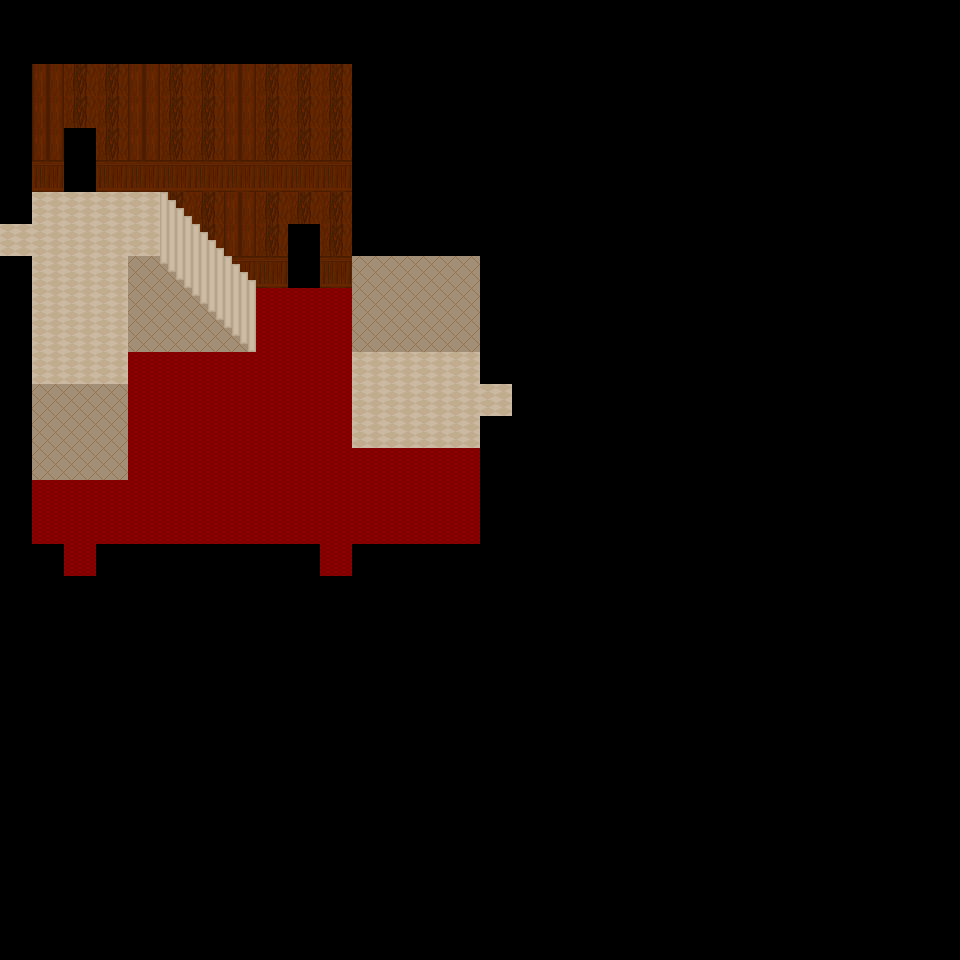

The image is a tile-based game level rendered from a .tmx file. Its description and complete source (layers, tilesets, objects, tile grids) follow:
An orthogonal 30x30 tile map with 32x32 px tiles, 2 tile layers (Tile Layer 1, Tile Layer 2).

<map version="1.0" orientation="orthogonal" renderorder="right-down" width="30" height="30" tilewidth="32" tileheight="32" nextobjectid="1">
 <tileset firstgid="1" name="grand" tilewidth="32" tileheight="32" tilecount="80" columns="10">
  <image source="../tiles/grand.png" trans="ffffff" width="320" height="256" />
 </tileset>
 <layer name="Tile Layer 1" width="30" height="30" opacity="0.99">
  <data encoding="csv">
0,0,0,0,0,0,0,0,0,0,0,0,0,0,0,0,0,0,0,0,0,0,0,0,0,0,0,0,0,0,
0,0,0,0,0,0,0,0,0,0,0,0,0,0,0,0,0,0,0,0,0,0,0,0,0,0,0,0,0,0,
0,36,47,47,36,47,47,36,47,47,47,0,0,0,0,0,0,0,0,0,0,0,0,0,0,0,0,0,0,0,
0,36,47,47,36,47,47,36,47,47,47,0,0,0,0,0,0,0,0,0,0,0,0,0,0,0,0,0,0,0,
0,36,0,47,36,47,47,36,47,47,47,0,0,0,0,0,0,0,0,0,0,0,0,0,0,0,0,0,0,0,
0,37,0,37,37,37,37,37,37,37,37,0,0,0,0,0,0,0,0,0,0,0,0,0,0,0,0,0,0,0,
0,5,5,5,5,47,47,36,47,47,47,0,0,0,0,0,0,0,0,0,0,0,0,0,0,0,0,0,0,0,
5,5,5,5,5,47,47,36,47,0,47,0,0,0,0,0,0,0,0,0,0,0,0,0,0,0,0,0,0,0,
0,5,5,5,6,6,47,37,37,0,37,6,6,6,6,0,0,0,0,0,0,0,0,0,0,0,0,0,0,0,
0,5,5,5,6,6,6,0,1,1,1,6,6,6,6,0,0,0,0,0,0,0,0,0,0,0,0,0,0,0,
0,5,5,5,6,6,6,6,1,1,1,6,6,6,6,0,0,0,0,0,0,0,0,0,0,0,0,0,0,0,
0,5,5,5,1,1,1,1,1,1,1,5,5,5,5,0,0,0,0,0,0,0,0,0,0,0,0,0,0,0,
0,6,6,6,1,1,1,1,1,1,1,5,5,5,5,5,0,0,0,0,0,0,0,0,0,0,0,0,0,0,
0,6,6,6,1,1,1,1,1,1,1,5,5,5,5,0,0,0,0,0,0,0,0,0,0,0,0,0,0,0,
0,6,6,6,1,1,1,1,1,1,1,1,1,1,1,0,0,0,0,0,0,0,0,0,0,0,0,0,0,0,
0,1,1,1,1,1,1,1,1,1,1,1,1,1,1,0,0,0,0,0,0,0,0,0,0,0,0,0,0,0,
0,1,1,1,1,1,1,1,1,1,1,1,1,1,1,0,0,0,0,0,0,0,0,0,0,0,0,0,0,0,
0,0,1,0,0,0,0,0,0,0,1,0,0,0,0,0,0,0,0,0,0,0,0,0,0,0,0,0,0,0,
0,0,0,0,0,0,0,0,0,0,0,0,0,0,0,0,0,0,0,0,0,0,0,0,0,0,0,0,0,0,
0,0,0,0,0,0,0,0,0,0,0,0,0,0,0,0,0,0,0,0,0,0,0,0,0,0,0,0,0,0,
0,0,0,0,0,0,0,0,0,0,0,0,0,0,0,0,0,0,0,0,0,0,0,0,0,0,0,0,0,0,
0,0,0,0,0,0,0,0,0,0,0,0,0,0,0,0,0,0,0,0,0,0,0,0,0,0,0,0,0,0,
0,0,0,0,0,0,0,0,0,0,0,0,0,0,0,0,0,0,0,0,0,0,0,0,0,0,0,0,0,0,
0,0,0,0,0,0,0,0,0,0,0,0,0,0,0,0,0,0,0,0,0,0,0,0,0,0,0,0,0,0,
0,0,0,0,0,0,0,0,0,0,0,0,0,0,0,0,0,0,0,0,0,0,0,0,0,0,0,0,0,0,
0,0,0,0,0,0,0,0,0,0,0,0,0,0,0,0,0,0,0,0,0,0,0,0,0,0,0,0,0,0,
0,0,0,0,0,0,0,0,0,0,0,0,0,0,0,0,0,0,0,0,0,0,0,0,0,0,0,0,0,0,
0,0,0,0,0,0,0,0,0,0,0,0,0,0,0,0,0,0,0,0,0,0,0,0,0,0,0,0,0,0,
0,0,0,0,0,0,0,0,0,0,0,0,0,0,0,0,0,0,0,0,0,0,0,0,0,0,0,0,0,0,
0,0,0,0,0,0,0,0,0,0,0,0,0,0,0,0,0,0,0,0,0,0,0,0,0,0,0,0,0,0
</data>
 </layer>
 <layer name="Tile Layer 2" width="30" height="30">
  <data encoding="csv">
0,0,0,0,0,0,0,0,0,0,0,0,0,0,0,0,0,0,0,0,0,0,0,0,0,0,0,0,0,0,
0,0,0,0,0,0,0,0,0,0,0,0,0,0,0,0,0,0,0,0,0,0,0,0,0,0,0,0,0,0,
0,0,0,0,0,0,0,0,0,0,0,0,0,0,0,0,0,0,0,0,0,0,0,0,0,0,0,0,0,0,
0,0,0,0,0,0,0,0,0,0,0,0,0,0,0,0,0,0,0,0,0,0,0,0,0,0,0,0,0,0,
0,0,0,0,0,0,0,0,0,0,0,0,0,0,0,0,0,0,0,0,0,0,0,0,0,0,0,0,0,0,
0,0,0,0,0,0,0,0,0,0,0,0,0,0,0,0,0,0,0,0,0,0,0,0,0,0,0,0,0,0,
0,0,0,0,0,2147483702,0,0,0,0,0,0,0,0,0,0,0,0,0,0,0,0,0,0,0,0,0,0,0,0,
0,0,0,0,0,64,2147483702,0,0,0,0,0,0,0,0,0,0,0,0,0,0,0,0,0,0,0,0,0,0,0,
0,0,0,0,0,2147483722,64,2147483702,0,0,0,0,0,0,0,0,0,0,0,0,0,0,0,0,0,0,0,0,0,0,
0,0,0,0,0,0,2147483722,64,0,0,0,0,0,0,0,0,0,0,0,0,0,0,0,0,0,0,0,0,0,0,
0,0,0,0,0,0,0,2147483722,0,0,0,0,0,0,0,0,0,0,0,0,0,0,0,0,0,0,0,0,0,0,
0,0,0,0,0,0,0,0,0,0,0,0,0,0,0,0,0,0,0,0,0,0,0,0,0,0,0,0,0,0,
0,0,0,0,0,0,0,0,0,0,0,0,0,0,0,0,0,0,0,0,0,0,0,0,0,0,0,0,0,0,
0,0,0,0,0,0,0,0,0,0,0,0,0,0,0,0,0,0,0,0,0,0,0,0,0,0,0,0,0,0,
0,0,0,0,0,0,0,0,0,0,0,0,0,0,0,0,0,0,0,0,0,0,0,0,0,0,0,0,0,0,
0,0,0,0,0,0,0,0,0,0,0,0,0,0,0,0,0,0,0,0,0,0,0,0,0,0,0,0,0,0,
0,0,0,0,0,0,0,0,0,0,0,0,0,0,0,0,0,0,0,0,0,0,0,0,0,0,0,0,0,0,
0,0,0,0,0,0,0,0,0,0,0,0,0,0,0,0,0,0,0,0,0,0,0,0,0,0,0,0,0,0,
0,0,0,0,0,0,0,0,0,0,0,0,0,0,0,0,0,0,0,0,0,0,0,0,0,0,0,0,0,0,
0,0,0,0,0,0,0,0,0,0,0,0,0,0,0,0,0,0,0,0,0,0,0,0,0,0,0,0,0,0,
0,0,0,0,0,0,0,0,0,0,0,0,0,0,0,0,0,0,0,0,0,0,0,0,0,0,0,0,0,0,
0,0,0,0,0,0,0,0,0,0,0,0,0,0,0,0,0,0,0,0,0,0,0,0,0,0,0,0,0,0,
0,0,0,0,0,0,0,0,0,0,0,0,0,0,0,0,0,0,0,0,0,0,0,0,0,0,0,0,0,0,
0,0,0,0,0,0,0,0,0,0,0,0,0,0,0,0,0,0,0,0,0,0,0,0,0,0,0,0,0,0,
0,0,0,0,0,0,0,0,0,0,0,0,0,0,0,0,0,0,0,0,0,0,0,0,0,0,0,0,0,0,
0,0,0,0,0,0,0,0,0,0,0,0,0,0,0,0,0,0,0,0,0,0,0,0,0,0,0,0,0,0,
0,0,0,0,0,0,0,0,0,0,0,0,0,0,0,0,0,0,0,0,0,0,0,0,0,0,0,0,0,0,
0,0,0,0,0,0,0,0,0,0,0,0,0,0,0,0,0,0,0,0,0,0,0,0,0,0,0,0,0,0,
0,0,0,0,0,0,0,0,0,0,0,0,0,0,0,0,0,0,0,0,0,0,0,0,0,0,0,0,0,0,
0,0,0,0,0,0,0,0,0,0,0,0,0,0,0,0,0,0,0,0,0,0,0,0,0,0,0,0,0,0
</data>
 </layer>
</map>
